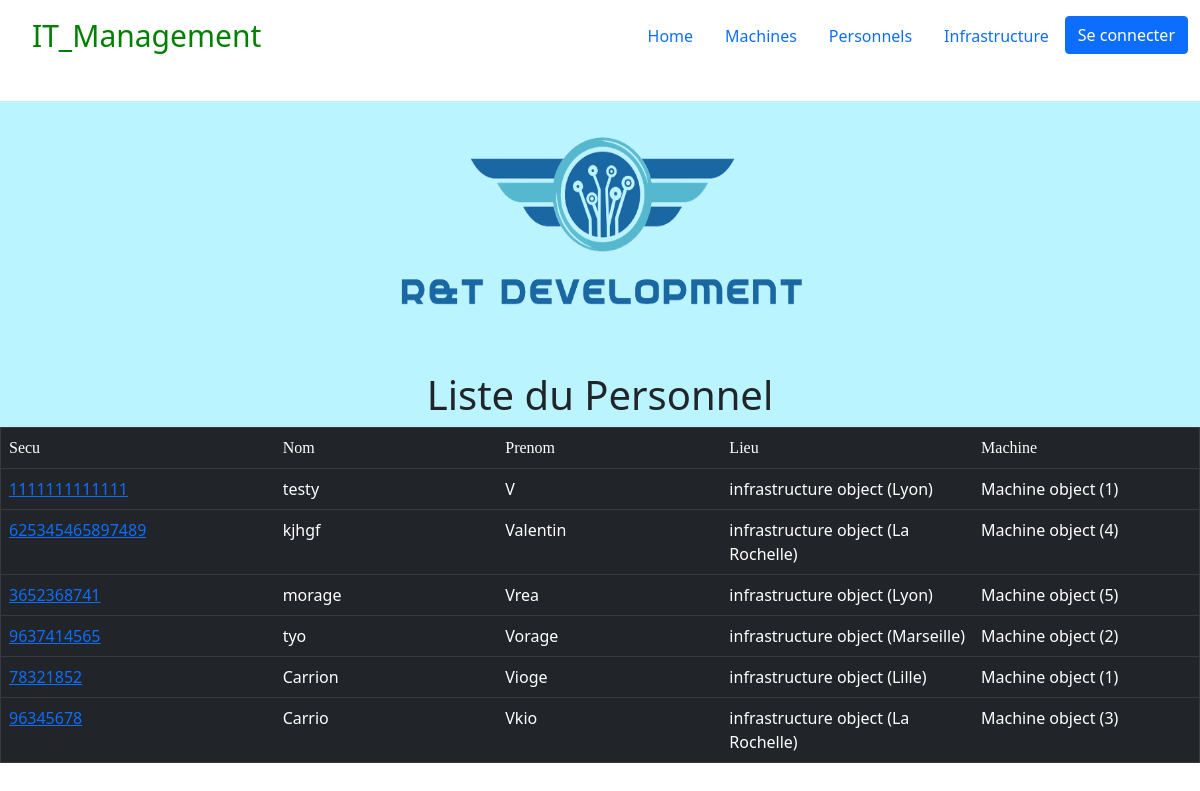
Screenshot of /personnels/ with the database file from the repository.
### computerApp/models.py (models this page shows)
class Personnel(models.Model):
	secu = models.BigIntegerField(
		primary_key= True,
	)
	nom = models.CharField(
		max_length=15
	)
	prenom =models.CharField(
		max_length=15
	)
	lieu=models.ForeignKey(infrastructure, default=None, null=True, on_delete=models.SET_NULL)
	id=models.ForeignKey(Machine, default=None, null=True, on_delete=models.SET_NULL)

class infrastructure(models.Model):
	lieu = models.CharField(
		primary_key=True,
		max_length=15
	)
	machines = models.IntegerField(
	)
	manager = models.CharField(
		max_length=20
	)
	employe = models.IntegerField(
	)

class Machine(models.Model):
	TYPE = (
		('PC', ('PC - Run windows')),
		('Mac', ('MAc - Run MacOS ')),
		('Serveur', (' Serveur - Simple Server to deploy virtual machines')),
		('Switch', ('Switch - To maintains and connect servers')),
)
	id = models.AutoField(primary_key=True, editable=False )
	nom = models.CharField(max_length=6)
	maintenanceDate = models.DateField(default = datetime.now())
	mach = models.CharField(max_length=32 , choices=TYPE , default='PC')

### computerApp/views.py (the view)
# urls.py: path('personnels/', views.personnel_list_view, name='personnels'),
def personnel_list_view(request):
    personnels = Personnel.objects.all()
    context ={'personnels' : personnels}
    return render(request , 'computerapp/personnel_list.html', context)

### computerApp/templates/computerapp/personnel_list.html
{% extends "index.html" %}
{% block content %}
    <h1 style="text-align: center; margin-top: -60px;">Liste du Personnel</h1>
    {% if personnels %}
    <table class="table table-dark table-hover" border="1" cellpadding="5">
        <td style="width: 500px;font-family:verdana;">Secu</td>
        <td style="width: 500px;font-family:verdana;">Nom</td>
        <td style="width: 500px;font-family:verdana;">Prenom</td>
        <td style="width: 500px;font-family:verdana;">Lieu</td>
        <td style="width: 500px;font-family:verdana;">Machine</td>
        {% for personnel in personnels %}
        <tr>
            <td><a href="{% url 'personnel-detail' personnel.secu %}">{{personnel.secu }}</a></td>
            <td>{{personnel.nom}}</td>
            <td>{{personnel.prenom}}</td>
            <td>{{personnel.lieu}}</td>
            <td>{{personnel.id}}</td>
        </tr>
        {% endfor %}
    </table>
    {% else %}
        <p>Il n\'y a pas de personnel.</p >
    {% endif %}
{% endblock %}

### rows the page displays
Personnel: secu "1111111111111", nom "testy", prenom "V", lieu "infrastructure object (Lyon)", id "Machine object (1)"
Personnel: secu "625345465897489", nom "kjhgf", prenom "Valentin", lieu "infrastructure object (La Rochelle)", id "Machine object (4)"
Personnel: secu "3652368741", nom "morage", prenom "Vrea", lieu "infrastructure object (Lyon)", id "Machine object (5)"
Personnel: secu "9637414565", nom "tyo", prenom "Vorage", lieu "infrastructure object (Marseille)", id "Machine object (2)"
Personnel: secu "78321852", nom "Carrion", prenom "Vioge", lieu "infrastructure object (Lille)", id "Machine object (1)"
Personnel: secu "96345678", nom "Carrio", prenom "Vkio", lieu "infrastructure object (La Rochelle)", id "Machine object (3)"
